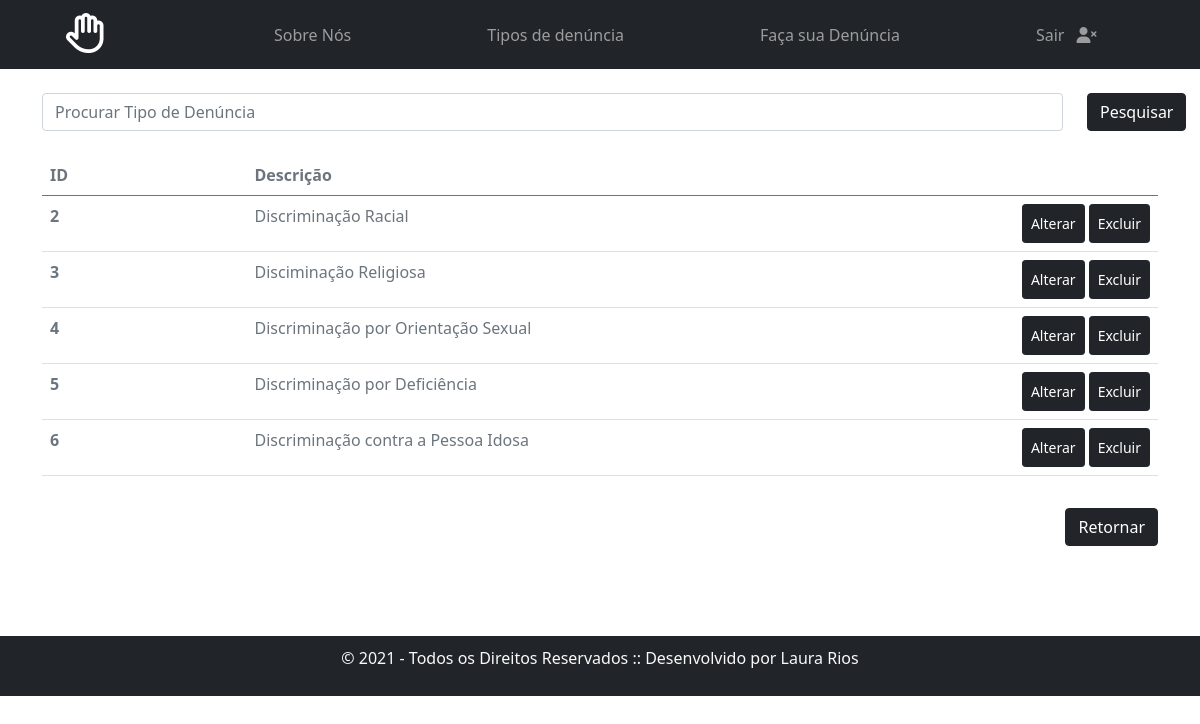
The page /crud_tipodenuncia.php (signed in) on the database its author committed.
### tables this page shows
CREATE TABLE `tipo_denuncia` (
  `idTipoDenuncia` int(11) NOT NULL,
  `desTipoDenuncia` varchar(45) NOT NULL
);

### crud_tipodenuncia.php (the view, shortened to what this page needs)
<!doctype html>
<html lang="pt-BR">
  <head>
    <link href="css/bootstrap.min.css" rel="stylesheet">
    <link href="fontawesome/css/all.css" rel="stylesheet">
  </head>
  <body>
  <nav class="navbar mb-4 navbar-expand-lg navbar-dark bg-dark">
    <div class="container">
      <a class="navbar-brand" href="index.php"><i class="far px-4 fa-hand-paper fa-2x"></i></a>
      <div class="collapse navbar-collapse" id="navbarSupportedContent">
        <ul class="navbar-nav me-auto mb-2 mb-lg-0">
          <li class="nav-item">
            <a class="nav-link" href="index.php#sobre">Sobre Nós</a>
          </li>
          <li class="nav-item">
            <a class="nav-link" href="index.php#tipos">Tipos de denúncia</a>
          </li>
          <li class="nav-item">
            <a class="nav-link" href="index.php#formulario">Faça sua Denúncia</a>
          </li>
          <li class="nav-item">
            <a class="nav-link"  href="sair.php">Sair <i class="fas fa-user-times mx-2 fa-1x "></i></a>
          </li>
        </ul>
      </div>
    </div>
  </nav>
	  <?php
	  if (isset($_POST['pesquisa'])) {
	  	$busca = $_POST['pesquisa'];
	  }	else {
	  	$busca = '';
	  }
	  include "conexao.php";
	  $sql = "SELECT * FROM tipo_denuncia WHERE desTipoDenuncia LIKE '%$busca%'";
	  $dados = mysqli_query($conn, $sql);
	  ?>
  	<div class="container">
  		<div class="row mb-4">
  			<div class="col-11">
  		<form class="form-inline" action="crud_tipodenuncia.php" method="POST">
			<input class="form-control" type="search" name="pesquisa" placeholder="Procurar Tipo de Denúncia" aria-label = "Search" autofocus>
			</div>
			<div class="col-1">
			<button class="btn btn-dark " type="submit">Pesquisar</button>
			</div>
		</div>
	</div>
	<div class="container" style="min-height: 353px;">
		  <table class="table table-hover text-muted">
		    <thead>
		      <tr>
		        <th scope="col">ID</th>
            <th scope="col"></th>
            <th scope="col"></th>
            <th scope="col"></th>
            <th scope="col"></th>
		        <th scope="col">Descrição</th>
            <th scope="col"></th>
		      </tr>
		    </thead>
		    <tbody>
		    	<?php
		    			  while ($linha = mysqli_fetch_assoc($dados)) {
  						  	  $idTipoDenuncia = $linha['idTipoDenuncia'];
  						  	  $desTipoDenuncia = $linha['desTipoDenuncia'];
					          echo "  <tr>
								        <th scope='row'>$idTipoDenuncia</th>
                        <td></td>
                        <td></td>
                        <td></td>
                        <td></td>
								        <td>$desTipoDenuncia</td>
								        <td class='text-end'>
								        	<a href = 'alterar_tipodenuncia.php?idTipoDenuncia=$idTipoDenuncia' class = 'p-2 btn btn-dark btn-sm'>Alterar</a>
								        	<a href = '#' class = 'p-2 btn btn-dark btn-sm' data-bs-toggle='modal' data-bs-target='#confirmarexclusao'
                          onclick=" . '"' ."pegar_dados($idTipoDenuncia, '$desTipoDenuncia')" .'"'.">Excluir</a>
								        </td>
								      </tr>";
						  }
		    	?>
		    </tbody>
		  </table>
	</div>
  <div class="container text-end">
    <a class="btn btn-dark " href="adm.php">Retornar</a>
  </div>
    <footer id="rodape" class=" bg-dark text-light container-fluid">
        <p>&copy; 2021 - Todos os Direitos Reservados :: Desenvolvido por Laura Rios</p>
    </footer>
  </body>
</html>

### crud_tipodenuncia.php (style rules this page uses)
.nav-item { padding-left: 120px; }
.fa-hand-paper, .fa-user { color: #FFFFFF; }
#rodape { text-align: center; margin-top: 90px; padding: 10px; }

### rows shown on the page
tipo_denuncia: idTipoDenuncia "2", desTipoDenuncia "Discriminação Racial"
tipo_denuncia: idTipoDenuncia "3", desTipoDenuncia "Disciminação Religiosa"
tipo_denuncia: idTipoDenuncia "4", desTipoDenuncia "Discriminação por Orientação Sexual"
tipo_denuncia: idTipoDenuncia "5", desTipoDenuncia "Discriminação por Deficiência"
tipo_denuncia: idTipoDenuncia "6", desTipoDenuncia "Discriminação contra a Pessoa Idosa"
